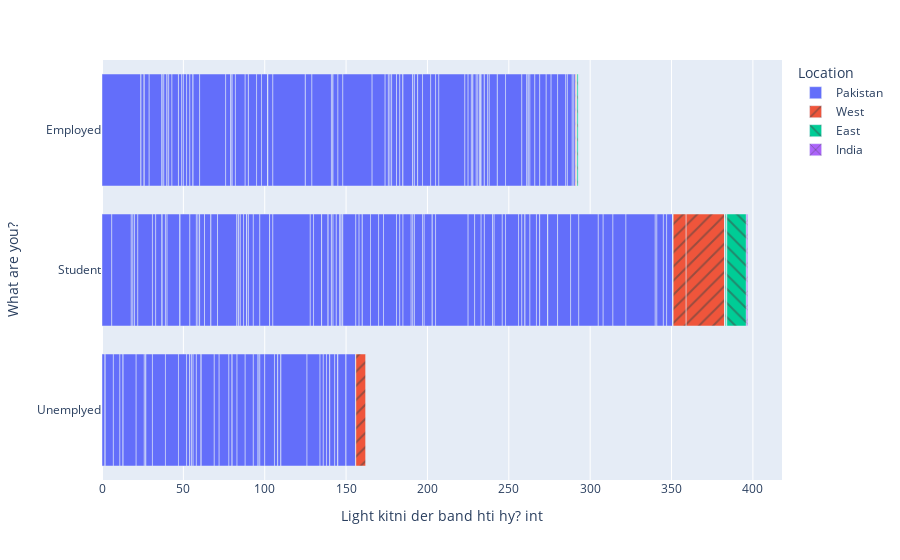

Here is the notebook cell this chart was saved with:
### Markdown cell above
## Pattern Bar Chart

### Code cell
data=pd.read_excel("Cleaned_Dataset.xlsx")
fig = px.bar(data, x="Light kitni der band hti hy? int", y="What are you?", color="Location", pattern_shape="Location")
fig.show()

### Figure 1 — Plotly figure (JSON) as saved in the notebook; plotly's stock layout.template omitted (floating-point values rounded to 4 significant figures; data arrays with more than 128 entries replaced by an {"elided": "..."} marker saying what was removed)
{"data": [{"alignmentgroup": "True", "hovertemplate": "Location=Pakistan<br>Light kitni der band hti hy? int=%{x}<br>What are you?=%{y}<extra></extra>", "legendgroup": "Pakistan", "marker": {"color": "#636efa", "pattern": {"shape": ""}}, "name": "Pakistan", "offsetgroup": "Pakistan", "orientation": "h", "showlegend": true, "textposition": "auto", "type": "bar", "x": {"elided": "270 int values"}, "xaxis": "x", "y": {"elided": "270 str values"}, "yaxis": "y"}, {"alignmentgroup": "True", "hovertemplate": "Location=West<br>Light kitni der band hti hy? int=%{x}<br>What are you?=%{y}<extra></extra>", "legendgroup": "West", "marker": {"color": "#EF553B", "pattern": {"shape": "/"}}, "name": "West", "offsetgroup": "West", "orientation": "h", "showlegend": true, "textposition": "auto", "type": "bar", "x": [0, 0, 0, 0, 0, 0, 0, 0, 0, 0, 0, 0, 8, 24, 0, 0, 0, 0, 0, 0, 0, 1, 0, 0, 0, 0, 0, 0, 0, 6, 0, 0, 0, 0, 0], "xaxis": "x", "y": ["Student", "Student", "Student", "Student", "Student", "Student", "Employed", "Employed", "Student", "Student", "Student", "Employed", "Student", "Student", "Employed", "Unemplyed", "Student", "Student", "Student", "Student", "Unemplyed", "Employed", "Employed", "Unemplyed", "Student", "Student", "Employed", "Student", "Student", "Unemplyed", "Employed", "Employed", "Student", "Student", "Student"], "yaxis": "y"}, {"alignmentgroup": "True", "hovertemplate": "Location=East<br>Light kitni der band hti hy? int=%{x}<br>What are you?=%{y}<extra></extra>", "legendgroup": "East", "marker": {"color": "#00cc96", "pattern": {"shape": "\\"}}, "name": "East", "offsetgroup": "East", "orientation": "h", "showlegend": true, "textposition": "auto", "type": "bar", "x": [0, 0, 0, 1, 1, 0, 0, 0, 0, 0, 12], "xaxis": "x", "y": ["Student", "Student", "Employed", "Student", "Employed", "Employed", "Employed", "Student", "Student", "Student", "Student"], "yaxis": "y"}, {"alignmentgroup": "True", "hovertemplate": "Location=India<br>Light kitni der band hti hy? int=%{x}<br>What are you?=%{y}<extra></extra>", "legendgroup": "India", "marker": {"color": "#ab63fa", "pattern": {"shape": "x"}}, "name": "India", "offsetgroup": "India", "orientation": "h", "showlegend": true, "textposition": "auto", "type": "bar", "x": [1, 0], "xaxis": "x", "y": ["Student", "Student"], "yaxis": "y"}], "layout": {"barmode": "relative", "legend": {"title": {"text": "Location"}, "tracegroupgap": 0}, "margin": {"t": 60}, "xaxis": {"anchor": "y", "domain": [0, 1], "title": {"text": "Light kitni der band hti hy? int"}}, "yaxis": {"anchor": "x", "domain": [0, 1], "title": {"text": "What are you?"}}}}
